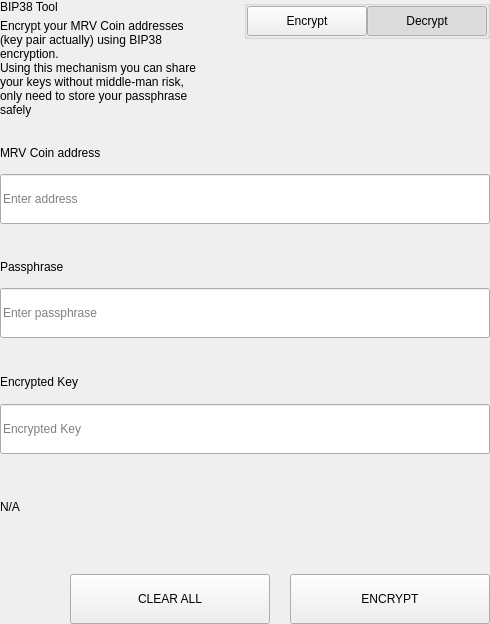
<?xml version="1.0" encoding="UTF-8"?>
<ui version="4.0">
 <class>SettingsBitToolWidget</class>
 <widget class="QWidget" name="SettingsBitToolWidget">
  <property name="geometry">
   <rect>
    <x>0</x>
    <y>0</y>
    <width>490</width>
    <height>624</height>
   </rect>
  </property>
  <property name="windowTitle">
   <string>Form</string>
  </property>
  <layout class="QVBoxLayout" name="verticalLayout">
   <property name="spacing">
    <number>0</number>
   </property>
   <property name="leftMargin">
    <number>0</number>
   </property>
   <property name="topMargin">
    <number>0</number>
   </property>
   <property name="rightMargin">
    <number>0</number>
   </property>
   <property name="bottomMargin">
    <number>0</number>
   </property>
   <item>
    <widget class="QWidget" name="left" native="true">
     <layout class="QVBoxLayout" name="verticalLayout_3">
      <property name="leftMargin">
       <number>0</number>
      </property>
      <property name="topMargin">
       <number>0</number>
      </property>
      <property name="rightMargin">
       <number>0</number>
      </property>
      <property name="bottomMargin">
       <number>0</number>
      </property>
      <item>
       <layout class="QVBoxLayout" name="verticalLayout_2">
        <property name="spacing">
         <number>0</number>
        </property>
        <item>
         <layout class="QHBoxLayout" name="horizontalLayout_3" stretch="3,1">
          <property name="spacing">
           <number>40</number>
          </property>
          <item>
           <layout class="QVBoxLayout" name="verticalLayoutTitle">
            <property name="spacing">
             <number>5</number>
            </property>
            <item>
             <widget class="QLabel" name="labelTitle">
              <property name="text">
               <string>BIP38 Tool</string>
              </property>
             </widget>
            </item>
            <item>
             <widget class="QLabel" name="labelSubtitle1">
              <property name="text">
               <string>Encrypt your MRV Coin addresses (key pair actually) using BIP38 encryption.
Using this mechanism you can share your keys without middle-man risk, only need to store your passphrase safely</string>
              </property>
              <property name="wordWrap">
               <bool>true</bool>
              </property>
             </widget>
            </item>
           </layout>
          </item>
          <item alignment="Qt::AlignTop">
           <widget class="QGroupBox" name="groupBox">
            <property name="title">
             <string/>
            </property>
            <property name="alignment">
             <set>Qt::AlignLeading|Qt::AlignLeft|Qt::AlignTop</set>
            </property>
            <layout class="QHBoxLayout" name="horizontalLayout_4">
             <property name="spacing">
              <number>0</number>
             </property>
             <property name="leftMargin">
              <number>0</number>
             </property>
             <property name="topMargin">
              <number>0</number>
             </property>
             <property name="rightMargin">
              <number>0</number>
             </property>
             <property name="bottomMargin">
              <number>0</number>
             </property>
             <item>
              <spacer name="horizontalSpacer">
               <property name="orientation">
                <enum>Qt::Horizontal</enum>
               </property>
               <property name="sizeHint" stdset="0">
                <size>
                 <width>40</width>
                 <height>20</height>
                </size>
               </property>
              </spacer>
             </item>
             <item>
              <widget class="QPushButton" name="pushLeft">
               <property name="minimumSize">
                <size>
                 <width>120</width>
                 <height>30</height>
                </size>
               </property>
               <property name="maximumSize">
                <size>
                 <width>120</width>
                 <height>30</height>
                </size>
               </property>
               <property name="focusPolicy">
                <enum>Qt::NoFocus</enum>
               </property>
               <property name="text">
                <string>Encrypt</string>
               </property>
               <property name="checkable">
                <bool>true</bool>
               </property>
               <property name="autoExclusive">
                <bool>true</bool>
               </property>
              </widget>
             </item>
             <item>
              <widget class="QPushButton" name="pushRight">
               <property name="minimumSize">
                <size>
                 <width>120</width>
                 <height>30</height>
                </size>
               </property>
               <property name="maximumSize">
                <size>
                 <width>120</width>
                 <height>30</height>
                </size>
               </property>
               <property name="focusPolicy">
                <enum>Qt::NoFocus</enum>
               </property>
               <property name="text">
                <string>Decrypt</string>
               </property>
               <property name="checkable">
                <bool>true</bool>
               </property>
               <property name="checked">
                <bool>true</bool>
               </property>
               <property name="autoExclusive">
                <bool>true</bool>
               </property>
              </widget>
             </item>
            </layout>
           </widget>
          </item>
         </layout>
        </item>
        <item>
         <widget class="QStackedWidget" name="stackedWidget">
          <property name="currentIndex">
           <number>1</number>
          </property>
          <widget class="QWidget" name="pageDecrypt">
           <layout class="QVBoxLayout" name="verticalLayout_5">
            <property name="spacing">
             <number>0</number>
            </property>
            <property name="leftMargin">
             <number>0</number>
            </property>
            <property name="topMargin">
             <number>0</number>
            </property>
            <property name="rightMargin">
             <number>0</number>
            </property>
            <property name="bottomMargin">
             <number>0</number>
            </property>
            <item>
             <widget class="QWidget" name="widget" native="true">
              <property name="minimumSize">
               <size>
                <width>0</width>
                <height>100</height>
               </size>
              </property>
              <layout class="QVBoxLayout" name="verticalLayout_4">
               <property name="spacing">
                <number>0</number>
               </property>
               <property name="leftMargin">
                <number>0</number>
               </property>
               <property name="topMargin">
                <number>0</number>
               </property>
               <property name="rightMargin">
                <number>0</number>
               </property>
               <property name="bottomMargin">
                <number>0</number>
               </property>
               <item>
                <spacer name="verticalSpacer_2">
                 <property name="orientation">
                  <enum>Qt::Vertical</enum>
                 </property>
                 <property name="sizeType">
                  <enum>QSizePolicy::Fixed</enum>
                 </property>
                 <property name="sizeHint" stdset="0">
                  <size>
                   <width>20</width>
                   <height>20</height>
                  </size>
                 </property>
                </spacer>
               </item>
               <item>
                <layout class="QHBoxLayout" name="horizontalLayout_6" stretch="2">
                 <property name="spacing">
                  <number>0</number>
                 </property>
                 <item>
                  <layout class="QVBoxLayout" name="verticalLayout_7">
                   <property name="spacing">
                    <number>9</number>
                   </property>
                   <item>
                    <widget class="QLabel" name="labelSubtitleKey">
                     <property name="minimumSize">
                      <size>
                       <width>0</width>
                       <height>20</height>
                      </size>
                     </property>
                     <property name="maximumSize">
                      <size>
                       <width>16777215</width>
                       <height>20</height>
                      </size>
                     </property>
                     <property name="text">
                      <string>Encrypted key</string>
                     </property>
                    </widget>
                   </item>
                   <item>
                    <widget class="QLineEdit" name="lineEditKey">
                     <property name="minimumSize">
                      <size>
                       <width>0</width>
                       <height>50</height>
                      </size>
                     </property>
                     <property name="maximumSize">
                      <size>
                       <width>16777215</width>
                       <height>50</height>
                      </size>
                     </property>
                     <property name="placeholderText">
                      <string>Enter a encrypted key</string>
                     </property>
                    </widget>
                   </item>
                  </layout>
                 </item>
                </layout>
               </item>
               <item>
                <spacer name="verticalSpacer_3">
                 <property name="orientation">
                  <enum>Qt::Vertical</enum>
                 </property>
                 <property name="sizeType">
                  <enum>QSizePolicy::Fixed</enum>
                 </property>
                 <property name="sizeHint" stdset="0">
                  <size>
                   <width>20</width>
                   <height>20</height>
                  </size>
                 </property>
                </spacer>
               </item>
               <item>
                <layout class="QVBoxLayout" name="verticalLayout_9">
                 <property name="spacing">
                  <number>9</number>
                 </property>
                 <item>
                  <widget class="QLabel" name="labelSubtitlePassphrase">
                   <property name="maximumSize">
                    <size>
                     <width>16777215</width>
                     <height>20</height>
                    </size>
                   </property>
                   <property name="text">
                    <string>Passphrase</string>
                   </property>
                  </widget>
                 </item>
                 <item>
                  <widget class="QLineEdit" name="lineEditPassphrase">
                   <property name="minimumSize">
                    <size>
                     <width>0</width>
                     <height>50</height>
                    </size>
                   </property>
                   <property name="maximumSize">
                    <size>
                     <width>16777215</width>
                     <height>50</height>
                    </size>
                   </property>
                   <property name="placeholderText">
                    <string>Enter a passphrase</string>
                   </property>
                  </widget>
                 </item>
                </layout>
               </item>
               <item>
                <spacer name="verticalSpacer_4">
                 <property name="orientation">
                  <enum>Qt::Vertical</enum>
                 </property>
                 <property name="sizeType">
                  <enum>QSizePolicy::Fixed</enum>
                 </property>
                 <property name="sizeHint" stdset="0">
                  <size>
                   <width>20</width>
                   <height>20</height>
                  </size>
                 </property>
                </spacer>
               </item>
               <item>
                <widget class="QWidget" name="widget_3" native="true">
                 <property name="sizePolicy">
                  <sizepolicy hsizetype="Preferred" vsizetype="Fixed">
                   <horstretch>0</horstretch>
                   <verstretch>0</verstretch>
                  </sizepolicy>
                 </property>
                 <layout class="QVBoxLayout" name="verticalLayout_10">
                  <property name="spacing">
                   <number>9</number>
                  </property>
                  <property name="leftMargin">
                   <number>0</number>
                  </property>
                  <property name="topMargin">
                   <number>0</number>
                  </property>
                  <property name="rightMargin">
                   <number>0</number>
                  </property>
                  <property name="bottomMargin">
                   <number>0</number>
                  </property>
                  <item>
                   <widget class="QLabel" name="labelSubtitleDecryptResult">
                    <property name="minimumSize">
                     <size>
                      <width>0</width>
                      <height>20</height>
                     </size>
                    </property>
                    <property name="maximumSize">
                     <size>
                      <width>16777215</width>
                      <height>20</height>
                     </size>
                    </property>
                    <property name="text">
                     <string>Decrypted address result</string>
                    </property>
                   </widget>
                  </item>
                  <item>
                   <widget class="QWidget" name="widget_4" native="true">
                    <layout class="QHBoxLayout" name="horizontalLayout" stretch="6,0,1">
                     <property name="spacing">
                      <number>0</number>
                     </property>
                     <property name="leftMargin">
                      <number>0</number>
                     </property>
                     <property name="topMargin">
                      <number>0</number>
                     </property>
                     <property name="rightMargin">
                      <number>0</number>
                     </property>
                     <property name="bottomMargin">
                      <number>0</number>
                     </property>
                     <item alignment="Qt::AlignVCenter">
                      <widget class="QLineEdit" name="lineEditDecryptResult">
                       <property name="minimumSize">
                        <size>
                         <width>0</width>
                         <height>50</height>
                        </size>
                       </property>
                       <property name="maximumSize">
                        <size>
                         <width>16777215</width>
                         <height>50</height>
                        </size>
                       </property>
                       <property name="placeholderText">
                        <string>Decrypted Address</string>
                       </property>
                      </widget>
                     </item>
                     <item>
                      <spacer name="horizontalSpacer_4">
                       <property name="orientation">
                        <enum>Qt::Horizontal</enum>
                       </property>
                       <property name="sizeType">
                        <enum>QSizePolicy::Fixed</enum>
                       </property>
                       <property name="sizeHint" stdset="0">
                        <size>
                         <width>20</width>
                         <height>50</height>
                        </size>
                       </property>
                      </spacer>
                     </item>
                     <item>
                      <widget class="QPushButton" name="pushButtonImport">
                       <property name="minimumSize">
                        <size>
                         <width>140</width>
                         <height>40</height>
                        </size>
                       </property>
                       <property name="text">
                        <string>Import Address</string>
                       </property>
                      </widget>
                     </item>
                    </layout>
                   </widget>
                  </item>
                 </layout>
                </widget>
               </item>
               <item>
                <widget class="QLabel" name="statusLabel_DEC">
                 <property name="maximumSize">
                  <size>
                   <width>16777215</width>
                   <height>40</height>
                  </size>
                 </property>
                 <property name="text">
                  <string/>
                 </property>
                </widget>
               </item>
               <item>
                <spacer name="verticalSpacer">
                 <property name="orientation">
                  <enum>Qt::Vertical</enum>
                 </property>
                 <property name="sizeType">
                  <enum>QSizePolicy::Preferred</enum>
                 </property>
                 <property name="sizeHint" stdset="0">
                  <size>
                   <width>20</width>
                   <height>20</height>
                  </size>
                 </property>
                </spacer>
               </item>
               <item>
                <layout class="QHBoxLayout" name="horizontalLayout_7">
                 <property name="spacing">
                  <number>0</number>
                 </property>
                 <item>
                  <spacer name="horizontalSpacer_5">
                   <property name="orientation">
                    <enum>Qt::Horizontal</enum>
                   </property>
                   <property name="sizeType">
                    <enum>QSizePolicy::Expanding</enum>
                   </property>
                   <property name="sizeHint" stdset="0">
                    <size>
                     <width>40</width>
                     <height>20</height>
                    </size>
                   </property>
                  </spacer>
                 </item>
                 <item>
                  <widget class="QPushButton" name="pushButtonDecryptClear">
                   <property name="minimumSize">
                    <size>
                     <width>200</width>
                     <height>50</height>
                    </size>
                   </property>
                   <property name="maximumSize">
                    <size>
                     <width>200</width>
                     <height>50</height>
                    </size>
                   </property>
                   <property name="text">
                    <string>CLEAR</string>
                   </property>
                  </widget>
                 </item>
                 <item>
                  <spacer name="horizontalSpacer_3">
                   <property name="orientation">
                    <enum>Qt::Horizontal</enum>
                   </property>
                   <property name="sizeType">
                    <enum>QSizePolicy::Fixed</enum>
                   </property>
                   <property name="sizeHint" stdset="0">
                    <size>
                     <width>20</width>
                     <height>20</height>
                    </size>
                   </property>
                  </spacer>
                 </item>
                 <item>
                  <widget class="QPushButton" name="pushButtonDecrypt">
                   <property name="minimumSize">
                    <size>
                     <width>200</width>
                     <height>50</height>
                    </size>
                   </property>
                   <property name="maximumSize">
                    <size>
                     <width>200</width>
                     <height>50</height>
                    </size>
                   </property>
                   <property name="text">
                    <string>DECRYPT KEY</string>
                   </property>
                  </widget>
                 </item>
                </layout>
               </item>
              </layout>
             </widget>
            </item>
           </layout>
          </widget>
          <widget class="QWidget" name="pageEncrypt">
           <layout class="QVBoxLayout" name="verticalLayout_11">
            <property name="spacing">
             <number>0</number>
            </property>
            <property name="leftMargin">
             <number>0</number>
            </property>
            <property name="topMargin">
             <number>0</number>
            </property>
            <property name="rightMargin">
             <number>0</number>
            </property>
            <property name="bottomMargin">
             <number>0</number>
            </property>
            <item>
             <spacer name="verticalSpacer_8">
              <property name="orientation">
               <enum>Qt::Vertical</enum>
              </property>
              <property name="sizeType">
               <enum>QSizePolicy::Fixed</enum>
              </property>
              <property name="sizeHint" stdset="0">
               <size>
                <width>20</width>
                <height>20</height>
               </size>
              </property>
             </spacer>
            </item>
            <item>
             <widget class="QWidget" name="containerAddressEnc" native="true">
              <layout class="QVBoxLayout" name="containerAddressEncLayout">
               <property name="spacing">
                <number>5</number>
               </property>
               <property name="leftMargin">
                <number>0</number>
               </property>
               <property name="topMargin">
                <number>0</number>
               </property>
               <property name="rightMargin">
                <number>0</number>
               </property>
               <property name="bottomMargin">
                <number>0</number>
               </property>
               <item>
                <widget class="QLabel" name="labelSubtitleAddress">
                 <property name="minimumSize">
                  <size>
                   <width>0</width>
                   <height>20</height>
                  </size>
                 </property>
                 <property name="maximumSize">
                  <size>
                   <width>16777215</width>
                   <height>20</height>
                  </size>
                 </property>
                 <property name="text">
                  <string>MRV Coin address</string>
                 </property>
                </widget>
               </item>
               <item>
                <widget class="QLineEdit" name="addressIn_ENC">
                 <property name="minimumSize">
                  <size>
                   <width>0</width>
                   <height>50</height>
                  </size>
                 </property>
                 <property name="placeholderText">
                  <string>Enter address</string>
                 </property>
                </widget>
               </item>
              </layout>
             </widget>
            </item>
            <item>
             <spacer name="verticalSpacer_6">
              <property name="orientation">
               <enum>Qt::Vertical</enum>
              </property>
              <property name="sizeType">
               <enum>QSizePolicy::Fixed</enum>
              </property>
              <property name="sizeHint" stdset="0">
               <size>
                <width>20</width>
                <height>20</height>
               </size>
              </property>
             </spacer>
            </item>
            <item>
             <widget class="QWidget" name="containerAddress" native="true">
              <layout class="QHBoxLayout" name="horizontalLayout_9" stretch="2">
               <property name="spacing">
                <number>0</number>
               </property>
               <property name="leftMargin">
                <number>0</number>
               </property>
               <property name="topMargin">
                <number>0</number>
               </property>
               <property name="rightMargin">
                <number>0</number>
               </property>
               <property name="bottomMargin">
                <number>0</number>
               </property>
               <item>
                <layout class="QVBoxLayout" name="verticalLayout_8">
                 <property name="spacing">
                  <number>5</number>
                 </property>
                 <item>
                  <widget class="QLabel" name="labelSubtitleMessage">
                   <property name="minimumSize">
                    <size>
                     <width>0</width>
                     <height>20</height>
                    </size>
                   </property>
                   <property name="maximumSize">
                    <size>
                     <width>16777215</width>
                     <height>20</height>
                    </size>
                   </property>
                   <property name="text">
                    <string>Passphrase</string>
                   </property>
                  </widget>
                 </item>
                 <item>
                  <widget class="QLineEdit" name="passphraseIn_ENC">
                   <property name="minimumSize">
                    <size>
                     <width>0</width>
                     <height>50</height>
                    </size>
                   </property>
                   <property name="maximumSize">
                    <size>
                     <width>16777215</width>
                     <height>50</height>
                    </size>
                   </property>
                   <property name="placeholderText">
                    <string>Enter passphrase</string>
                   </property>
                  </widget>
                 </item>
                </layout>
               </item>
              </layout>
             </widget>
            </item>
            <item>
             <spacer name="verticalSpacer_7">
              <property name="orientation">
               <enum>Qt::Vertical</enum>
              </property>
              <property name="sizeType">
               <enum>QSizePolicy::Fixed</enum>
              </property>
              <property name="sizeHint" stdset="0">
               <size>
                <width>20</width>
                <height>20</height>
               </size>
              </property>
             </spacer>
            </item>
            <item>
             <widget class="QWidget" name="widget_2" native="true">
              <property name="minimumSize">
               <size>
                <width>0</width>
                <height>75</height>
               </size>
              </property>
              <property name="maximumSize">
               <size>
                <width>16777215</width>
                <height>16777215</height>
               </size>
              </property>
              <layout class="QVBoxLayout" name="verticalLayout_6">
               <property name="leftMargin">
                <number>0</number>
               </property>
               <property name="topMargin">
                <number>0</number>
               </property>
               <property name="rightMargin">
                <number>0</number>
               </property>
               <property name="bottomMargin">
                <number>0</number>
               </property>
               <item>
                <widget class="QLabel" name="labelSubtitleEncryptedKey">
                 <property name="minimumSize">
                  <size>
                   <width>0</width>
                   <height>20</height>
                  </size>
                 </property>
                 <property name="maximumSize">
                  <size>
                   <width>16777215</width>
                   <height>20</height>
                  </size>
                 </property>
                 <property name="text">
                  <string>Encrypted Key</string>
                 </property>
                </widget>
               </item>
               <item>
                <widget class="QLineEdit" name="encryptedKeyOut_ENC">
                 <property name="minimumSize">
                  <size>
                   <width>0</width>
                   <height>50</height>
                  </size>
                 </property>
                 <property name="placeholderText">
                  <string>Encrypted Key</string>
                 </property>
                </widget>
               </item>
              </layout>
             </widget>
            </item>
            <item>
             <widget class="QLabel" name="statusLabel_ENC">
              <property name="text">
               <string notr="true">N/A</string>
              </property>
             </widget>
            </item>
            <item>
             <spacer name="verticalSpacer_5">
              <property name="orientation">
               <enum>Qt::Vertical</enum>
              </property>
              <property name="sizeType">
               <enum>QSizePolicy::Fixed</enum>
              </property>
              <property name="sizeHint" stdset="0">
               <size>
                <width>20</width>
                <height>20</height>
               </size>
              </property>
             </spacer>
            </item>
            <item>
             <layout class="QHBoxLayout" name="horizontalLayout_8">
              <property name="spacing">
               <number>0</number>
              </property>
              <item>
               <spacer name="horizontalSpacer_6">
                <property name="orientation">
                 <enum>Qt::Horizontal</enum>
                </property>
                <property name="sizeType">
                 <enum>QSizePolicy::Expanding</enum>
                </property>
                <property name="sizeHint" stdset="0">
                 <size>
                  <width>40</width>
                  <height>20</height>
                 </size>
                </property>
               </spacer>
              </item>
              <item>
               <widget class="QPushButton" name="pushButtonClear">
                <property name="minimumSize">
                 <size>
                  <width>200</width>
                  <height>50</height>
                 </size>
                </property>
                <property name="focusPolicy">
                 <enum>Qt::NoFocus</enum>
                </property>
                <property name="text">
                 <string>CLEAR ALL</string>
                </property>
               </widget>
              </item>
              <item>
               <spacer name="horizontalSpacer_2">
                <property name="orientation">
                 <enum>Qt::Horizontal</enum>
                </property>
                <property name="sizeType">
                 <enum>QSizePolicy::Fixed</enum>
                </property>
                <property name="sizeHint" stdset="0">
                 <size>
                  <width>20</width>
                  <height>20</height>
                 </size>
                </property>
               </spacer>
              </item>
              <item>
               <widget class="QPushButton" name="pushButtonEncrypt">
                <property name="minimumSize">
                 <size>
                  <width>200</width>
                  <height>50</height>
                 </size>
                </property>
                <property name="maximumSize">
                 <size>
                  <width>200</width>
                  <height>50</height>
                 </size>
                </property>
                <property name="focusPolicy">
                 <enum>Qt::NoFocus</enum>
                </property>
                <property name="text">
                 <string>ENCRYPT</string>
                </property>
               </widget>
              </item>
             </layout>
            </item>
           </layout>
          </widget>
         </widget>
        </item>
       </layout>
      </item>
     </layout>
    </widget>
   </item>
  </layout>
 </widget>
 <resources/>
 <connections/>
</ui>
